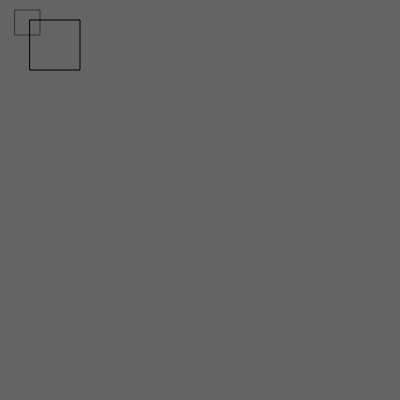
Frame 1 (no input)
Frame 60 (no input): identical to frame 1, image omitted
Frame 120 (the mouse pressed at the canvas centre since frame 60): identical to frame 1, image omitted

The p5.js sketch that drew this single still picture (run headless with seeded random() and noise() and a simulated clock; from frame 60 on, the mouse is pressed at the canvas centre):

// p5.js sketch
// ── sketch.js
/*  SCALE
    Aumenta o decrementa el tamaño de una figura por medio de expandir o 
    contraer sus vértices. Los objetos siempre escalan desde su origen 
    relativo al sistema de coordenadas. Los valores de escalamiento son 
    porcentajes decimales.
*/

let contador = 0;

function setup() {
  createCanvas(400, 400);
}

function draw() {

  background(100);
  fill(100);
  rect(30, 20, 50, 50);
  scale(0.5);
  noFill();
  rect(30, 20, 50, 50);

}
